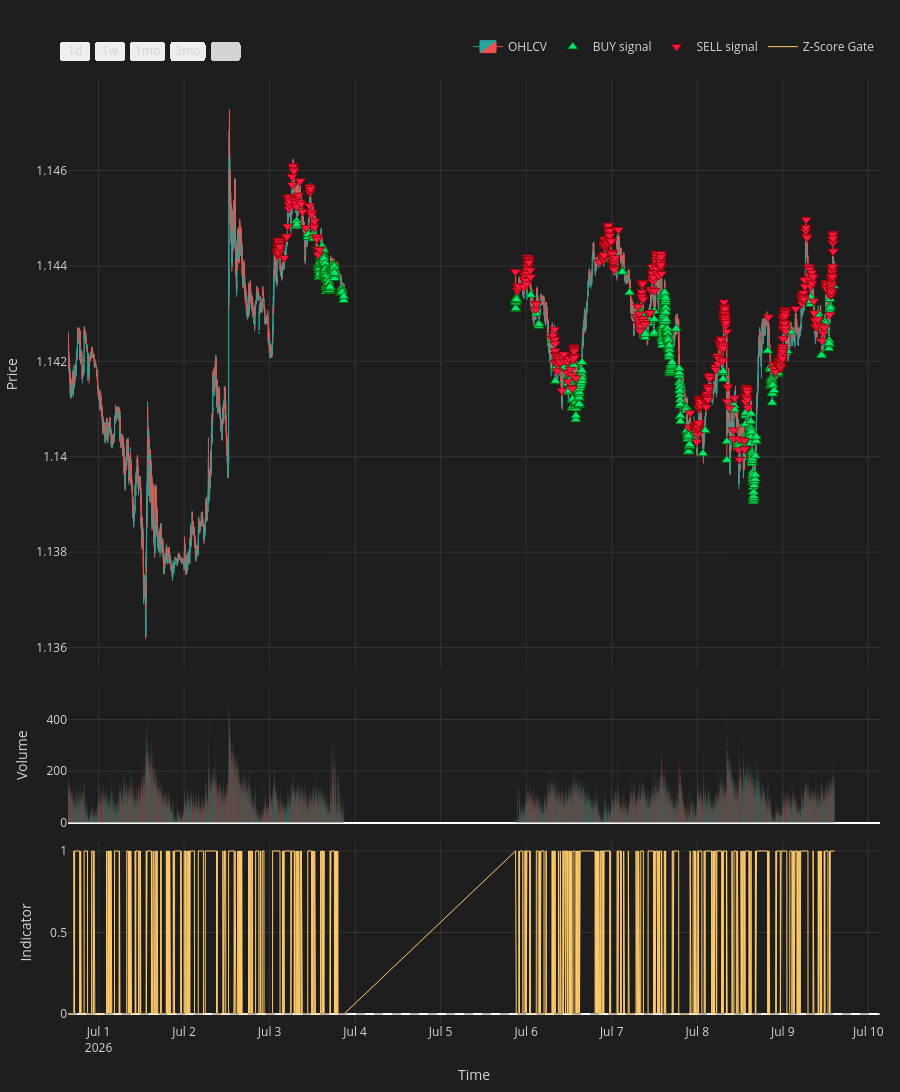

Notebook code cell kept with this figure:
### Code cell
from talib import EMA as talib_EMA
from Learn.labels import super_smoother
from plotly.subplots import make_subplots
import plotly.graph_objects as go

# ── Build chart dataframe ─────────────────────────────────────────────────────
df_chart = df[['Time', 'Open', 'High', 'Low', 'Close', 'Volume']].copy().tail(10_000).reset_index(drop=True)
sig_cols = ['Time', 'signal', 'pred_long', 'pred_short', 'pred_signed']
df_chart = df_chart.merge(df_gated[sig_cols], on='Time', how='left')
df_chart['signal'] = df_chart['signal'].fillna(0).astype(int)
# df_chart['regime'] = df_chart['regime'].fillna(0)

df_chart['z_score'] = (df_chart['Close'] - df_chart['Close'].rolling(100).mean()) / df_chart['Close'].rolling(100).std()
df_chart['z_score_binary'] = (df_chart['z_score'] > 0).astype(int)

# ── Compute regime EMA and slope (same as causal_market_regime internals) ──────
ma_period        = regime_params.get('ma_period', 21) if regime_params else 21
slope_smoothness = regime_params.get('slope_smoothness', 1) if regime_params else 1

ma_arr = talib_EMA(df_chart['Close'].values.astype(float), timeperiod=ma_period)
ma_s   = pd.Series(ma_arr, index=df_chart.index)
slope  = ma_s.diff() / ma_s
df_chart['regime_ma'] = ma_s
df_chart['slope_sm']  = super_smoother(slope, period=max(slope_smoothness, 2))

buy_bars  = df_chart[df_chart['signal'] ==  1]
sell_bars = df_chart[df_chart['signal'] == -1]

atr_series = df_chart['High'].rolling(14).mean() - df_chart['Low'].rolling(14).mean()
offset     = float(atr_series.mean()) * 0.5

vol_colors = np.where(df_chart['Close'] >= df_chart['Open'], '#26a69a', '#ef5350')

fig = make_subplots(rows=3, cols=1, shared_xaxes=True,
                    row_heights=[0.65, 0.15, 0.20], vertical_spacing=0.02)

# ── Row 1: Candlesticks ───────────────────────────────────────────────────────
fig.add_trace(go.Candlestick(
    x=df_chart['Time'], open=df_chart['Open'], high=df_chart['High'],
    low=df_chart['Low'], close=df_chart['Close'], name='OHLCV',
    increasing_line_color='#26a69a', decreasing_line_color='#ef5350',
    increasing_fillcolor='#26a69a', decreasing_fillcolor='#ef5350',
    line=dict(width=1), hoverinfo='skip'), row=1, col=1)

# ── Row 1: BUY / SELL signal markers ─────────────────────────────────────────
fig.add_trace(go.Scatter(
    x=buy_bars['Time'], y=buy_bars['Low'] - offset, mode='markers',
    marker=dict(symbol='triangle-up', size=9, color='#00e676',
                line=dict(color='darkgreen', width=0.8)),
    name='BUY signal', hoverinfo='skip'), row=1, col=1)

fig.add_trace(go.Scatter(
    x=sell_bars['Time'], y=sell_bars['High'] + offset, mode='markers',
    marker=dict(symbol='triangle-down', size=9, color='#ff1744',
                line=dict(color='darkred', width=0.8)),
    name='SELL signal', hoverinfo='skip'), row=1, col=1)

# ── Row 2: Volume ─────────────────────────────────────────────────────────────
fig.add_trace(go.Bar(x=df_chart['Time'], y=df_chart['Volume'],
    marker_color=vol_colors, marker_line_width=0,
    name='Volume', hoverinfo='skip', showlegend=False), row=2, col=1)

# ── Row 3: Z-Score ───────────────────────────────────────────────────────────
fig.add_trace(go.Scatter(
    x=df_chart['Time'], y=df_chart['z_score_binary'],
    mode='lines', line=dict(width=1, color='#ffcb6b'),
    name='Z-Score Gate', hoverinfo='skip',
), row=3, col=1)

fig.add_hline(y=0, line=dict(color='#555555', width=0.8, dash='dash'), row=3, col=1)

fig.update_layout(
    xaxis=dict(rangeslider=dict(visible=False),
               rangeselector=dict(buttons=[
                   dict(count=1, label='1d', step='day', stepmode='backward'),
                   dict(count=7, label='1w', step='day', stepmode='backward'),
                   dict(count=1, label='1mo', step='month', stepmode='backward'),
                   dict(count=3, label='3mo', step='month', stepmode='backward'),
                   dict(step='all', label='All'),
               ]), type='date'),
    xaxis3=dict(title='Time'),
    yaxis=dict(title='Price', fixedrange=False),
    yaxis2=dict(title='Volume', fixedrange=True),
    yaxis3=dict(title='Indicator', fixedrange=True),
    legend=dict(orientation='h', yanchor='bottom', y=1.02, xanchor='right', x=1),
    height=1300, margin=dict(l=60, r=20, t=80, b=60), hovermode=False,
    paper_bgcolor='#1e1e1e', plot_bgcolor='#1e1e1e', font=dict(color='#d4d4d4'),
    xaxis_gridcolor='#333', yaxis_gridcolor='#333',
    xaxis2_gridcolor='#333', yaxis2_gridcolor='#333',
    xaxis3_gridcolor='#333', yaxis3_gridcolor='#333',
)
fig.show()

### Figure 1 — Plotly figure (JSON) as saved in the notebook; plotly's stock layout.template omitted (floating-point values rounded to 4 significant figures; data arrays with more than 128 entries replaced by an {"elided": "..."} marker saying what was removed)
{"data": [{"close": {"elided": "9986 float values"}, "decreasing": {"fillcolor": "#ef5350", "line": {"color": "#ef5350"}}, "high": {"elided": "9986 float values"}, "hoverinfo": "skip", "increasing": {"fillcolor": "#26a69a", "line": {"color": "#26a69a"}}, "line": {"width": 1}, "low": {"elided": "9986 float values"}, "name": "OHLCV", "open": {"elided": "9986 float values"}, "type": "candlestick", "x": {"elided": "9986 str values"}, "xaxis": "x", "yaxis": "y"}, {"hoverinfo": "skip", "marker": {"color": "#00e676", "line": {"color": "darkgreen", "width": 0.8}, "size": 9, "symbol": "triangle-up"}, "mode": "markers", "name": "BUY signal", "type": "scatter", "x": {"elided": "608 str values"}, "xaxis": "x", "y": {"elided": "608 float values"}, "yaxis": "y"}, {"hoverinfo": "skip", "marker": {"color": "#ff1744", "line": {"color": "darkred", "width": 0.8}, "size": 9, "symbol": "triangle-down"}, "mode": "markers", "name": "SELL signal", "type": "scatter", "x": {"elided": "637 str values"}, "xaxis": "x", "y": {"elided": "637 float values"}, "yaxis": "y"}, {"hoverinfo": "skip", "marker": {"color": {"elided": "9986 str values"}, "line": {"width": 0}}, "name": "Volume", "showlegend": false, "type": "bar", "x": {"elided": "9986 str values"}, "xaxis": "x2", "y": {"elided": "9986 int values"}, "yaxis": "y2"}, {"hoverinfo": "skip", "line": {"color": "#ffcb6b", "width": 1}, "mode": "lines", "name": "Z-Score Gate", "type": "scatter", "x": {"elided": "9986 str values"}, "xaxis": "x3", "y": {"elided": "9986 int values"}, "yaxis": "y3"}], "layout": {"font": {"color": "#d4d4d4"}, "height": 1300, "hovermode": false, "legend": {"orientation": "h", "x": 1, "xanchor": "right", "y": 1.02, "yanchor": "bottom"}, "margin": {"b": 60, "l": 60, "r": 20, "t": 80}, "paper_bgcolor": "#1e1e1e", "plot_bgcolor": "#1e1e1e", "shapes": [{"line": {"color": "#555555", "dash": "dash", "width": 0.8}, "type": "line", "x0": 0, "x1": 1, "xref": "x3 domain", "y0": 0, "y1": 0, "yref": "y3"}], "xaxis": {"anchor": "y", "domain": [0, 1], "gridcolor": "#333", "matches": "x3", "rangeselector": {"buttons": [{"count": 1, "label": "1d", "step": "day", "stepmode": "backward"}, {"count": 7, "label": "1w", "step": "day", "stepmode": "backward"}, {"count": 1, "label": "1mo", "step": "month", "stepmode": "backward"}, {"count": 3, "label": "3mo", "step": "month", "stepmode": "backward"}, {"label": "All", "step": "all"}]}, "rangeslider": {"visible": false}, "showticklabels": false, "type": "date"}, "xaxis2": {"anchor": "y2", "domain": [0, 1], "gridcolor": "#333", "matches": "x3", "showticklabels": false}, "xaxis3": {"anchor": "y3", "domain": [0, 1], "gridcolor": "#333", "title": {"text": "Time"}}, "yaxis": {"anchor": "x", "domain": [0.376, 1], "fixedrange": false, "gridcolor": "#333", "title": {"text": "Price"}}, "yaxis2": {"anchor": "x2", "domain": [0.212, 0.356], "fixedrange": true, "gridcolor": "#333", "title": {"text": "Volume"}}, "yaxis3": {"anchor": "x3", "domain": [0, 0.192], "fixedrange": true, "gridcolor": "#333", "title": {"text": "Indicator"}}}}
